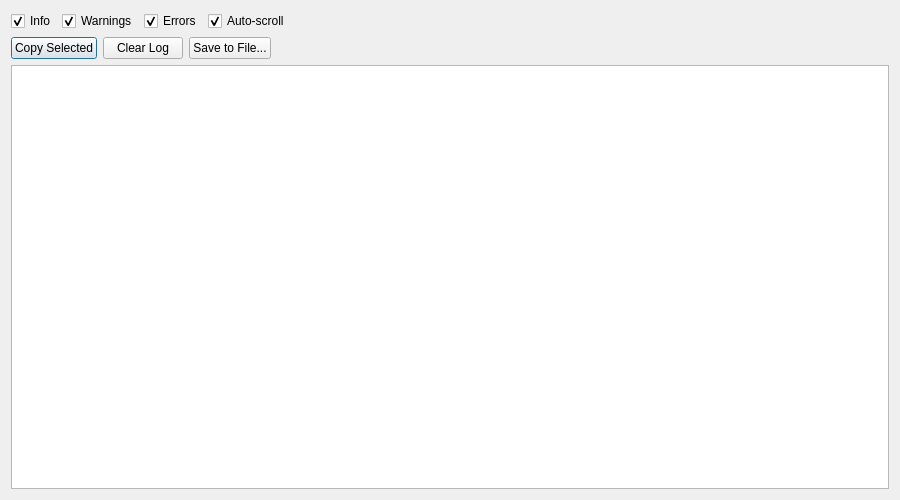
<?xml version="1.0" encoding="utf-8"?>
<ui version="4.0">
 <class>LogWindow</class>
 <widget class="QDialog" name="LogWindow">
  <property name="windowTitle">
   <string>Application Log</string>
  </property>
  <property name="geometry">
   <rect>
    <x>0</x>
    <y>0</y>
    <width>900</width>
    <height>500</height>
   </rect>
  </property>
  <layout class="QVBoxLayout" name="mainLayout">
   <item>
    <layout class="QHBoxLayout" name="filtersLayout">
     <item>
      <widget class="QCheckBox" name="showInfoBox">
       <property name="text">
        <string>Info</string>
       </property>
       <property name="checked">
        <bool>true</bool>
       </property>
      </widget>
     </item>
     <item>
      <widget class="QCheckBox" name="showWarningsBox">
       <property name="text">
        <string>Warnings</string>
       </property>
       <property name="checked">
        <bool>true</bool>
       </property>
      </widget>
     </item>
     <item>
      <widget class="QCheckBox" name="showErrorsBox">
       <property name="text">
        <string>Errors</string>
       </property>
       <property name="checked">
        <bool>true</bool>
       </property>
      </widget>
     </item>
     <item>
      <widget class="QCheckBox" name="autoScrollBox">
       <property name="text">
        <string>Auto-scroll</string>
       </property>
       <property name="checked">
        <bool>true</bool>
       </property>
      </widget>
     </item>
     <item>
      <spacer name="filtersSpacer">
       <property name="orientation">
        <enum>Qt::Horizontal</enum>
       </property>
       <property name="sizeHint" stdset="0">
        <size><width>0</width><height>0</height></size>
       </property>
      </spacer>
     </item>
    </layout>
   </item>
   <item>
    <layout class="QHBoxLayout" name="actionsLayout">
     <item>
      <widget class="QPushButton" name="copyButton">
       <property name="text">
        <string>Copy Selected</string>
       </property>
      </widget>
     </item>
     <item>
      <widget class="QPushButton" name="clearButton">
       <property name="text">
        <string>Clear Log</string>
       </property>
      </widget>
     </item>
     <item>
      <widget class="QPushButton" name="saveButton">
       <property name="text">
        <string>Save to File...</string>
       </property>
      </widget>
     </item>
     <item>
      <spacer name="actionsSpacer">
       <property name="orientation">
        <enum>Qt::Horizontal</enum>
       </property>
       <property name="sizeHint" stdset="0">
        <size><width>0</width><height>0</height></size>
       </property>
      </spacer>
     </item>
    </layout>
   </item>
   <item>
    <widget class="QPlainTextEdit" name="logTextEdit">
     <property name="readOnly">
      <bool>true</bool>
     </property>
     <property name="maximumBlockCount">
      <number>1000</number>
     </property>
     <property name="lineWrapMode">
      <enum>QPlainTextEdit::NoWrap</enum>
     </property>
     <property name="textInteractionFlags">
      <set>Qt::TextSelectableByMouse|Qt::TextSelectableByKeyboard</set>
     </property>
    </widget>
   </item>
  </layout>
 </widget>
 <resources />
 <connections />
</ui>
